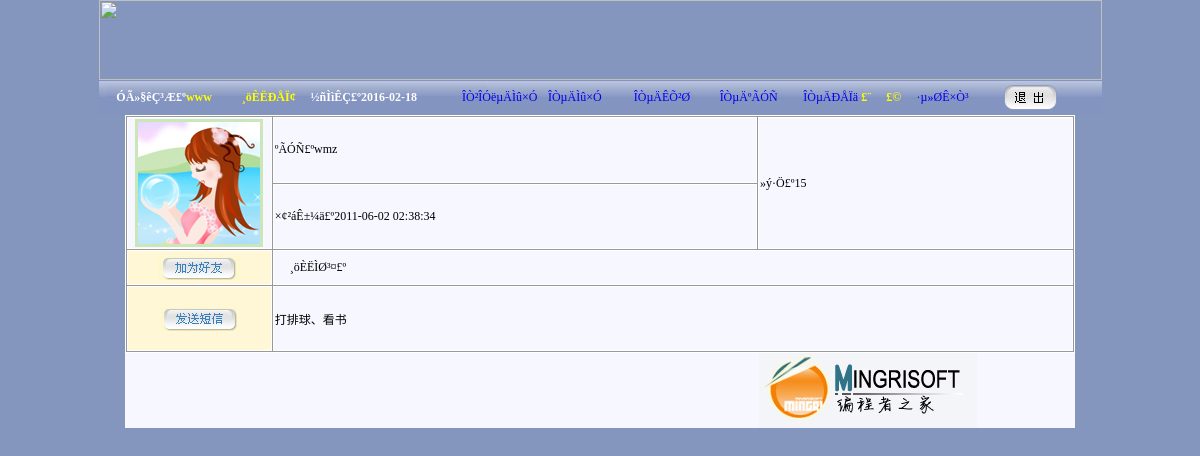
The page /person_data.php?person_id=wmz (signed in) on the database its author committed.
### tables this page shows
CREATE TABLE `tb_forum_user` (
  `tb_forum_id` int(10) NOT NULL auto_increment,
  `tb_forum_user` varchar(50) NOT NULL,
  `tb_forum_pass` varchar(50) NOT NULL,
  `tb_forum_type` varchar(50) NOT NULL,
  `tb_forum_email` varchar(50) NOT NULL,
  `tb_forum_truepass` varchar(50) NOT NULL,
  `tb_forum_date` datetime NOT NULL,
  `tb_forum_picture` varchar(80) NOT NULL,
  `tb_forum_grade` varchar(50) NOT NULL,
  `tb_forum_pass_problem` varchar(50) NOT NULL,
  `tb_forum_pass_result` varchar(50) NOT NULL,
  `tb_forum_qq` varchar(50) NOT NULL,
  `tb_forum_speciality` text NOT NULL,
  PRIMARY KEY  (`tb_forum_id`)
);

### person_data.php (the view, shortened to what this page needs)
<?php session_start(); include("conn/conn.php");?>
<html>
<head>
</head>
<body>
<?php
include_once("enter.php");
$query_2=mysql_query("select * from tb_forum_user where tb_forum_user='$_GET[person_id]'",$conn);
$myrow_2=mysql_fetch_array($query_2);
?>
<table width="950" height="200" border="1" align="center" cellpadding="1" cellspacing="1" bordercolor="#FFFFFF" bgcolor="#999999">
  <tr>
    <td width="141" height="100" rowspan="2" align="center" bgcolor="#F7F7FF"><img src='<?php echo $myrow_2["tb_forum_picture"];?>' border="0"></td>
    <td width="491" height="50" bgcolor="#F7F7FF"><span class="STYLE5">ºÃÓÑ£º<?php echo $myrow_2["tb_forum_user"];?></span></td>
    <td width="318" rowspan="2" bgcolor="#F7F7FF"><span class="STYLE5">»ý·Ö£º<?php echo $myrow_2["tb_forum_grade"];?></span></td>
  </tr>
  <tr>
    <td height="50" bgcolor="#F7F7FF"><span class="STYLE5">×¢²áÊ±¼ä£º<?php echo $myrow_2["tb_forum_date"];?></span></td>
  </tr>
<?php
if($_SESSION["tb_forum_user"]==true){
?>
  <tr>
    <td height="35" align="center" bgcolor="#FFF7D6"><a href='my_friend.php?friend=<?php echo $myrow_2["tb_forum_user"];?>&&my=<?php echo $_SESSION["tb_forum_user"];?>'><img src="images/index_8 (1).jpg" width="82" height="24" border="0"></a></td>
    <td colspan="2" bgcolor="#F7F7FF"><span class="STYLE5">&nbsp;&nbsp;&nbsp;&nbsp;&nbsp;¸öÈËÌØ³¤£º</span></td>
  </tr>
<?php }else{
	echo "<script>alert('ÄúÃ»ÓÐÕýÈ·µÇÂ¼!');history.back();</script>";
}
?>
  <tr>
    <td height="65" align="center" bgcolor="#FFF7D6"><a href='send_mail.php?receiving_person=<?php echo $myrow_2t["b_forum_user"];?>&&sender=<?php echo $_SESSION["tb_forum_user"]?>'><img src="images/index_8.jpg" width="76" height="24" border="0"></a></td>
    <td colspan="2" bgcolor="#F7F7FF"><span class="STYLE5"><?php echo $myrow_2["tb_forum_speciality"];?></span></td>
  </tr>
</table>
<table width="950" height="50" border="0" align="center" cellpadding="0" cellspacing="0">
     <tr>
       <td width="634" bgcolor="#F7F7FF">&nbsp;</td>
       <td width="316" bgcolor="#F7F7FF"><img src="images/index_8 (2).jpg" width="218" height="75"></td>
     </tr>
</table>
</body>
</html>

### enter.php (shortened to what this page needs)
<?php include_once("sessionstart.php");
include("conn/conn.php");
?>
<html>
<head>
</head>
<body>
<table width="1003" border="0" align="center" cellpadding="0" cellspacing="0">
  <tr>
    <td><img src="images/index_2.jpg" width="1003" height="80"></td>
  </tr>
</table>
<?php	if(empty($_SESSION["tb_forum_user"])){	?>
<table width="1003" height="30" border="0" align="center" cellpadding="0" cellspacing="0" background="images/index_4.jpg">
<script language="JavaScript" type="text/javascript">
function check_user(form){
	if(form.tb_user.value==""){
    	alert("ÇëÊäÈë»áÔ±Ãû");
		form.tb_user.select();
		return(false);
	}
	if(form.tb_pass.value==""){
    	alert("ÇëÊäÈëµÇÂ¼ÃÜÂë£¡");
		form.tb_pass.select();
		return(false);
    }
	if(form.tb_validate.value==""){
    	alert("ÇëÊäÈëÑéÖ¤Âë£¡");
		form.tb_validate.select();
		return(false);
    }
   	return(true);
 }
</script>
<script language="JavaScript" type="text/javascript">
function getback_pass(){
	window.open("getback_pass.php","newframe","left=200,top=200,width=240,height=140,menubar=no,toolbar=no,location=no,scrollbars=no,location=no");}
</script>
<form action="enter_ok.php" method="post" name="form1" id="form1" onSubmit="return check_user(this)">
	<tr>
    	<td width="84" align="center"><span class="STYLE1">ÓÃ»§Ãû£º</span></td>
    	<td width="140"><input type="text" name="tb_user" size="18"  /></td>
    	<td width="62" align="center" class="STYLE1">ÃÜÂë£º</td>
   	  <td width="140"><input type="password" name="tb_pass" size="18" /></td>
    	<td width="61" align="center" class="STYLE1">ÑéÖ¤Âë£º</td>
    	<td width="78"><input type="text" name="tb_validate" size="10" /></td>
    	<td width="62" align="center"><img src="tb_validate.php"></td>
    	<td width="73"><input type="image" name="imageField" src="images/index_1.jpg" value="µÇÂ¼"></td>
    	<td width="141" align="center">
			<a href="register.php" target="_blank">×¢²á</a>|
			<a href="javascript:getback_pass()">ÕÒ»ØÃÜÂë</a>		</td>
    	<td width="132" class="STYLE1">½ñÌìÊÇ£º<?php echo date("Y-m-d");?></td>
    	<td width="30">&nbsp;</td>
  	</tr>
</form>
</table>
<?php
}else{
	$sqlu=mysql_query("select * from tb_forum_user where tb_forum_user='".$_SESSION["tb_forum_user"]."'",$conn);
	$infou=mysql_fetch_array($sqlu);
?>
<table align="center" width="1003" height="35" border="0" cellpadding="0" cellspacing="0" background="images/index_4.jpg">
  <tr>
    <td width="130" align="center"><span class="STYLE1">ÓÃ»§êÇ³Æ£º</span><span class="STYLE2"><?php echo $infou["tb_forum_user"];?></span></td>
    <td width="80" align="center"><a href="rework.php" target="_blank" class="STYLE2">¸öÈËÐÅÏ¢</a>&nbsp;</td>
    <td width="150"><span class="STYLE1">½ñÌìÊÇ£º<?php echo date("Y-m-d");?></span></td>
    <td width="85"><a href="my_forum_enlist.php?my_forum_user=<?php echo $infou["tb_forum_user"];?>" target="_blank">ÎÒ²ÎÓëµÄÌû×Ó</a></td>
<td width="85"><a href="my_forum.php?my_forum_user=<?php echo $infou["tb_forum_user"];?>" target="_blank">ÎÒµÄÌû×Ó</a></td>
    <td width="85"><a href="my_forum_collection.php?collection_user=<?php echo $infou["tb_forum_user"];?>" target="_blank">ÎÒµÄÊÕ²Ø</a></td>
    <td width="80"><a href="browse_friend.php?my=<?php echo $infou["tb_forum_user"];?>" target="_blank">ÎÒµÄºÃÓÑ</a></td>
    <td width="70" align="right"><a href="send_mail.php?sender=<?php echo $_SESSION["tb_forum_user"];?>" target="_blank">ÎÒµÄÐÅÏä
        </a><span class="STYLE2">£¨</span></td>
    <td width="15" align="center" class="STYLE2"><div id="show_counts11"></div></td>
    <td width="30" class="STYLE2">£©</td>
    <td width="85"><a href="index.php">·µ»ØÊ×Ò³</a></td>
    <td width="85"><a href="exit.php" class="a4"><img src="images/index_3.jpg" width="56" height="35" border="0"></a></td>
    <td width="13">&nbsp;</td>
  </tr>
</table>
<?php	}	?>
</body>
</html>

### person_data.php (style rules this page uses)
.STYLE5 { font-size: 12px }

### enter.php (style rules this page uses)
.STYLE1 { font-size: 12px; color: #FFFFFF; font-weight: bold; }
a:link { text-decoration: none; }
.STYLE2 { color: #FFFF00; font-weight: bold; font-size: 12px; }
body,td,th { font-size: 12px; }

### rows shown on the page
tb_forum_user: tb_forum_user "www"
tb_forum_user: tb_forum_picture (picture), tb_forum_user "wmz", tb_forum_grade "15", tb_forum_date "2011-06-02 02:38:34", tb_forum_speciality "打排球、看书"
